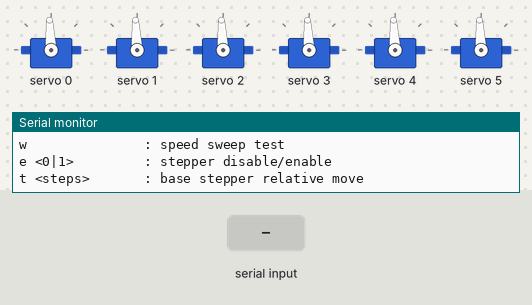
A sketch run on a simulated Arduino Uno, built with avr-gcc and run on an emulated ATmega328P. Shown: 6 × servo, the last lines printed to the serial monitor. Inputs (shaded band) come from the test bench.

Above: at 1.2 s.
1.3 s: "w\n" received over Serial
At 6.7 s:
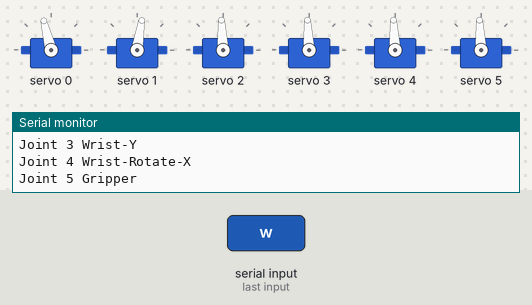
At 7.1 s:
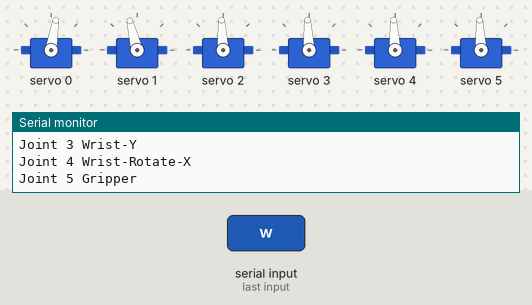
7.3 s: "p\n" received over Serial
8.8 s: "a\n" received over Serial
Timing chart, 0 to 11.8 s (numbered marks = the images above; inputs shaded):
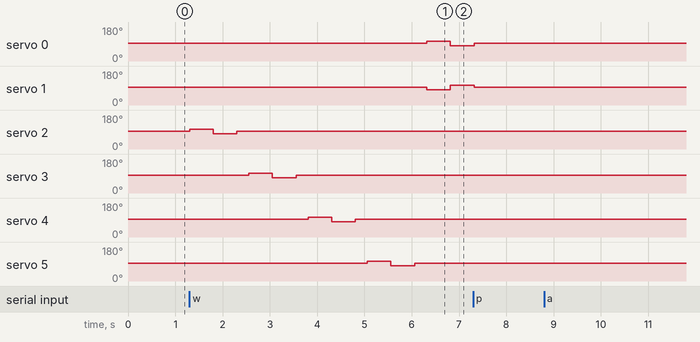

The sketch:

arm_hardware_test.ino
```cpp
/**
 * Arm hardware bring-up test for CONTINUOUS-rotation MG996R servos.
 *
 * Commands:
 *   h               help
 *   i               I2C scan
 *   z               stop all servos (move to per-joint neutral stop)
 *   k               capture current outputs as new neutral stop
 *   s <id> <pct>    joint speed, pct in [-100..100]
 *   p <pct>         shoulder pair speed (J0/J1, mirrored)
 *   a <pct>         all joints speed (shoulder pair mirrored)
 *   w               sweep speed test
 *   e <0|1>         stepper disable/enable
 *   t <steps>       base stepper relative move
 */

#include <Wire.h>
#include <Adafruit_PWMServoDriver.h>
#include <ctype.h>
#include <stdlib.h>
#include <string.h>

const unsigned long BAUD = 115200;
const uint8_t SERVO_COUNT = 6;
const uint8_t SERVO_CHANNELS[SERVO_COUNT] = {0, 1, 2, 3, 4, 5};
const char *JOINT_NAMES[SERVO_COUNT] = {
  "Shoulder-Y #1", "Shoulder-Y #2", "Elbow-Y", "Wrist-Y", "Wrist-Rotate-X", "Gripper"
};
const uint8_t PCA_ADDR = 0x40;
const int SERVO_FREQ_HZ = 50;
const int SERVO_MIN_US = 600;
const int SERVO_MAX_US = 2400;

// Continuous-servo tuning.
const float SPEED_SPAN_DEG = 24.0f;         // +/- command range around neutral
const float SHOULDER_PAIR_OFFSET_DEG = 0.0f;
float stopDeg[SERVO_COUNT] = {90, 90, 90, 90, 90, 90};  // neutral stop per channel
float outDeg[SERVO_COUNT] = {90, 90, 90, 90, 90, 90};   // last output command per channel

const uint8_t PIN_STEPPER_STEP = 5;
const uint8_t PIN_STEPPER_DIR = 4;
const uint8_t PIN_STEPPER_EN = 6;
const int STEP_PULSE_US = 600;
const int MAX_TEST_STEPS = 1000;

Adafruit_PWMServoDriver pwm = Adafruit_PWMServoDriver(PCA_ADDR);

float clampf(float v, float lo, float hi) {
  if (v < lo) return lo;
  if (v > hi) return hi;
  return v;
}

uint16_t microsToPcaTicks(int micros) {
  long ticks = (long)micros * 4096L / 20000L;
  if (ticks < 0) ticks = 0;
  if (ticks > 4095) ticks = 4095;
  return (uint16_t)ticks;
}

uint16_t degToTicks(float deg) {
  deg = clampf(deg, 0.0f, 180.0f);
  float us = SERVO_MIN_US + (deg / 180.0f) * (float)(SERVO_MAX_US - SERVO_MIN_US);
  return microsToPcaTicks((int)(us + 0.5f));
}

void writeServoDeg(uint8_t id, float deg) {
  if (id >= SERVO_COUNT) return;
  outDeg[id] = clampf(deg, 0.0f, 180.0f);
  pwm.setPWM(SERVO_CHANNELS[id], 0, degToTicks(outDeg[id]));
}

void writeSpeedSingle(uint8_t id, float speed01) {
  float cmd = stopDeg[id] + clampf(speed01, -1.0f, 1.0f) * SPEED_SPAN_DEG;
  writeServoDeg(id, cmd);
}

void writeShoulderPairSpeed(float speed01) {
  speed01 = clampf(speed01, -1.0f, 1.0f);
  // Pair is mirrored mechanically.
  writeServoDeg(0, stopDeg[0] + speed01 * SPEED_SPAN_DEG);
  writeServoDeg(1, stopDeg[1] - speed01 * SPEED_SPAN_DEG + SHOULDER_PAIR_OFFSET_DEG);
}

void stopAllServos() {
  for (uint8_t i = 0; i < SERVO_COUNT; i++) writeServoDeg(i, stopDeg[i]);
}

void captureCurrentAsStop() {
  for (uint8_t i = 0; i < SERVO_COUNT; i++) stopDeg[i] = outDeg[i];
  Serial.println(F("Captured current outputs as new neutral stop."));
}

void printStopPose() {
  Serial.print(F("Stop pose: "));
  for (uint8_t i = 0; i < SERVO_COUNT; i++) {
    if (i) Serial.print(F(", "));
    Serial.print((int)stopDeg[i]);
  }
  Serial.println();
}

void stepperEnable(bool enable) {
  digitalWrite(PIN_STEPPER_EN, enable ? LOW : HIGH);
}

void stepRelative(int steps) {
  if (steps == 0) return;
  steps = (int)clampf((float)steps, -MAX_TEST_STEPS, MAX_TEST_STEPS);
  digitalWrite(PIN_STEPPER_DIR, (steps > 0) ? HIGH : LOW);
  int n = (steps > 0) ? steps : -steps;
  for (int i = 0; i < n; i++) {
    digitalWrite(PIN_STEPPER_STEP, HIGH);
    delayMicroseconds(STEP_PULSE_US);
    digitalWrite(PIN_STEPPER_STEP, LOW);
    delayMicroseconds(STEP_PULSE_US);
  }
}

bool i2cDevicePresent(uint8_t addr) {
  Wire.beginTransmission(addr);
  return (Wire.endTransmission() == 0);
}

void printHelp() {
  Serial.println(F("\n--- Continuous Servo Test ---"));
  Serial.println(F("h               : help"));
  Serial.println(F("i               : I2C scan + PCA9685 check"));
  Serial.println(F("z               : stop all servos (neutral stop)"));
  Serial.println(F("k               : capture current outputs as neutral stop"));
  Serial.println(F("s <id> <pct>    : set joint speed -100..100"));
  Serial.println(F("p <pct>         : shoulder pair speed -100..100"));
  Serial.println(F("a <pct>         : all joints speed -100..100"));
  Serial.println(F("w               : speed sweep test"));
  Serial.println(F("e <0|1>         : stepper disable/enable"));
  Serial.println(F("t <steps>       : base stepper relative move"));
}

void printI2cStatus() {
  Serial.println(F("I2C scan:"));
  bool foundAny = false;
  for (uint8_t addr = 1; addr < 127; addr++) {
    if (i2cDevicePresent(addr)) {
      foundAny = true;
      Serial.print(F("  Found device at 0x"));
      if (addr < 16) Serial.print('0');
      Serial.println(addr, HEX);
    }
  }
  if (!foundAny) Serial.println(F("  No I2C device found"));
  Serial.print(F("PCA9685 @0x40: "));
  Serial.println(i2cDevicePresent(PCA_ADDR) ? F("OK") : F("NOT FOUND"));
}

void speedSweep() {
  Serial.println(F("Speed sweep test..."));
  for (uint8_t i = 0; i < SERVO_COUNT; i++) {
    if (i == 0 || i == 1) continue;  // shoulder tested as pair
    Serial.print(F("Joint ")); Serial.print(i); Serial.print(F(" ")); Serial.println(JOINT_NAMES[i]);
    writeSpeedSingle(i, 0.5f); delay(500);
    writeSpeedSingle(i, -0.5f); delay(500);
    writeSpeedSingle(i, 0.0f); delay(250);
  }
  writeShoulderPairSpeed(0.5f); delay(500);
  writeShoulderPairSpeed(-0.5f); delay(500);
  writeShoulderPairSpeed(0.0f);
  Serial.println(F("Speed sweep done."));
}

static void handleCommandLine(char *work) {
  char *tok = strtok(work, " \t\r\n,");
  if (!tok || !tok[0]) return;
  char cmd = (char)tolower((unsigned char)tok[0]);

  switch (cmd) {
    case 'h': printHelp(); break;
    case 'i': printI2cStatus(); break;
    case 'z': stopAllServos(); printStopPose(); break;
    case 'k': captureCurrentAsStop(); printStopPose(); break;
    case 's': {
      char *tid = strtok(NULL, " \t\r\n,");
      char *tpct = strtok(NULL, " \t\r\n,");
      if (!tid || !tpct) { Serial.println(F("Usage: s <id> <pct -100..100>")); break; }
      int id = atoi(tid);
      float spd = clampf((float)atof(tpct) / 100.0f, -1.0f, 1.0f);
      if (id < 0 || id >= SERVO_COUNT) { Serial.println(F("id must be 0..5")); break; }
      if (id == 0 || id == 1) {
        writeShoulderPairSpeed(spd);
        Serial.print(F("Shoulder pair speed: ")); Serial.println((int)(spd * 100.0f));
      } else {
        writeSpeedSingle((uint8_t)id, spd);
        Serial.print(F("Joint ")); Serial.print(id); Serial.print(F(" speed: "));
        Serial.println((int)(spd * 100.0f));
      }
      break;
    }
    case 'p': {
      char *tpct = strtok(NULL, " \t\r\n,");
      if (!tpct) { Serial.println(F("Usage: p <pct -100..100>")); break; }
      float spd = clampf((float)atof(tpct) / 100.0f, -1.0f, 1.0f);
      writeShoulderPairSpeed(spd);
      break;
    }
    case 'a': {
      char *tpct = strtok(NULL, " \t\r\n,");
      if (!tpct) { Serial.println(F("Usage: a <pct -100..100>")); break; }
      float spd = clampf((float)atof(tpct) / 100.0f, -1.0f, 1.0f);
      writeShoulderPairSpeed(spd);
      for (uint8_t i = 2; i < SERVO_COUNT; i++) writeSpeedSingle(i, spd);
      break;
    }
    case 'w': speedSweep(); break;
    case 'e': {
      char *ten = strtok(NULL, " \t\r\n,");
      if (!ten) { Serial.println(F("Usage: e <0|1>")); break; }
      stepperEnable(atoi(ten) != 0);
      break;
    }
    case 't': {
      char *tst = strtok(NULL, " \t\r\n,");
      if (!tst) { Serial.println(F("Usage: t <steps>")); break; }
      stepRelative(atoi(tst));
      break;
    }
    default:
      Serial.println(F("Unknown cmd. Type h"));
      break;
  }
}

void setup() {
  Serial.begin(BAUD);
  Wire.begin();
  pinMode(PIN_STEPPER_STEP, OUTPUT);
  pinMode(PIN_STEPPER_DIR, OUTPUT);
  pinMode(PIN_STEPPER_EN, OUTPUT);
  stepperEnable(true);
  pwm.begin();
  pwm.setPWMFreq(SERVO_FREQ_HZ);
  delay(10);
  stopAllServos();
  Serial.println(F("\nContinuous-servo hardware test ready."));
  printStopPose();
  printI2cStatus();
  printHelp();
}

void loop() {
  if (!Serial.available()) return;
  static char line[64];
  static size_t lp = 0;

  while (Serial.available()) {
    char c = (char)Serial.read();
    if (c == '\r' || c == '\n') {
      if (lp == 0) continue;
      line[lp] = '\0';
      lp = 0;
      break;
    }
    if (c == ',') c = ' ';
    if (lp < sizeof(line) - 1) line[lp++] = c;
    else lp = 0;
  }

  if (line[0] == '\0') return;
  static char execLine[64];
  strncpy(execLine, line, sizeof(execLine) - 1);
  execLine[sizeof(execLine) - 1] = '\0';
  handleCommandLine(execLine);
  line[0] = '\0';
}
```

Measured:
- after the input at 1.3 s, servo 0: 93° → 104° after 5.0 s, → 81° 0.50 s later; servo 1: 93° → 81° after 5.0 s, → 104° 0.50 s later; servo 2: 93° → 104° at once, → 81° 0.50 s later, → 93° 0.50 s later; servo 3: 93° → 104° after 1.3 s, → 81° 0.50 s later, → 93° 0.50 s later; servo 4: 93° → 104° after 2.5 s, → 81° 0.50 s later, → 93° 0.50 s later
